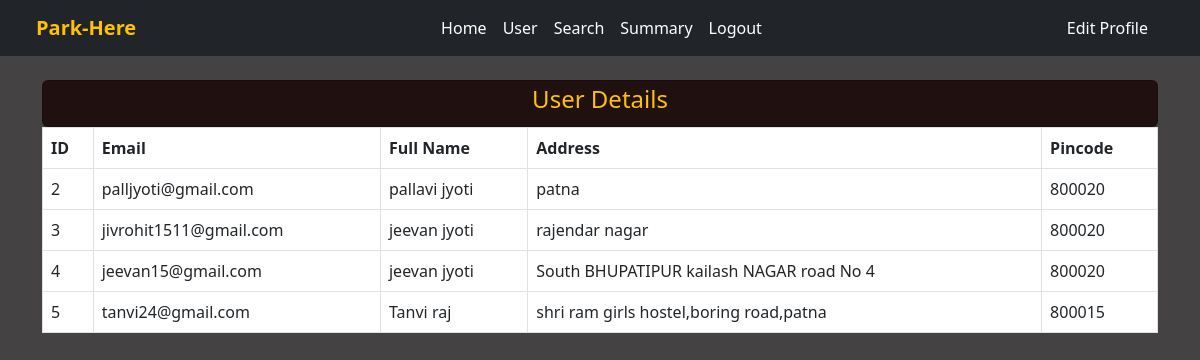
/admin/user (signed in), run on an earlier commit of the app's database.
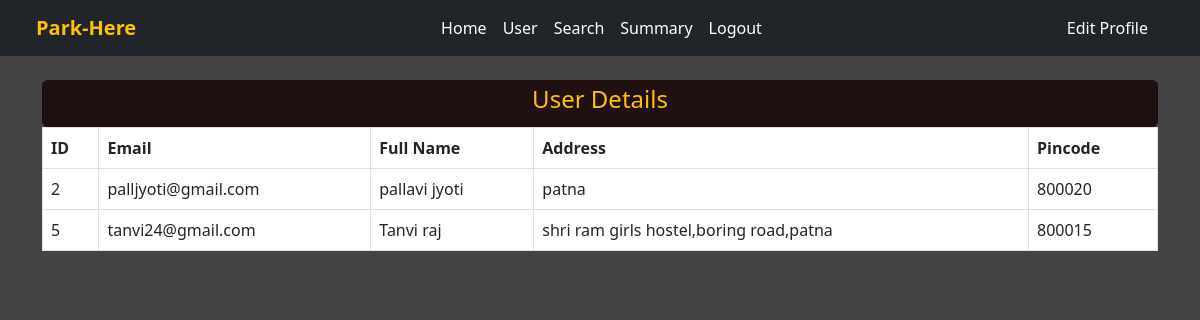
And on a later commit of the database.
### controllers/model.py (models this page shows)
class User(db.Model,UserMixin):
    id=db.Column(db.Integer,primary_key=True,autoincrement=True)
    name=db.Column(db.String(80),nullable=False)
    email=db.Column(db.String(100),nullable=False,unique=True)
    password=db.Column(db.String(50),nullable=False)
    address=db.Column(db.String(120),nullable=False)
    pincode=db.Column(db.Integer,nullable=False)
    is_admin=db.Column(db.Boolean,default=False)

### controllers/admin_route.py (the view)
@app.route("/admin/user")
@login_required
def reg_user():
    users=User.query.all()
    return render_template("reg_user.html",users=users)

### app.py (called while the page is built)
@login_manager.user_loader
def load_user(user_id):
    return User.query.get(user_id)

### templates/reg_user.html (shortened to what this page needs)
<!DOCTYPE html>
<html lang="en">
<head>
  <link href="https://cdn.jsdelivr.net/npm/bootstrap@5.3.0/dist/css/bootstrap.min.css" rel="stylesheet">
</head>
<body>
  <nav class="navbar navbar-expand-lg navbar-dark bg-dark px-4">
    <div class="container-fluid">
      <a class="navbar-brand fw-bold text-warning">Park-Here</a>
      <div class="collapse navbar-collapse justify-content-between" id="mainNavbar">
        <ul class="navbar-nav mx-auto mb-2 mb-lg-0">
          <li class="nav-item"><a class="nav-link" href="/admin">Home</a></li>
          <li class="nav-item"><a class="nav-link" href="/admin/user">User</a></li>
          <li class="nav-item"><a class="nav-link" href="/admin/search">Search</a></li>
          <li class="nav-item"><a class="nav-link" href="/admin/summary">Summary</a></li>
          <li class="nav-item"><a class="nav-link" href="/logout">Logout</a></li>
        </ul>
        <ul class="navbar-nav">
          <li class="nav-item">
            <a class="nav-link btn btn-warning text-dark px-3 py-1" href="/edit_profile">Edit Profile</a>
          </li>
        </ul>
      </div>
    </div>
  </nav>
  <div class="container mt-4">
    <div class="card mx-auto p-1" style="background-color: #201010;">
    <h4 class="text-center mb-6 text-warning">User Details</h4>
     </div>
    <table class="table table-bordered">
      <thead>
        <tr>
          <th>ID</th>
          <th>Email</th>
          <th>Full Name</th>
          <th>Address</th>
          <th>Pincode</th>
        </tr>
      </thead>
      <tbody>
        {% for user in users %}
         {% if not user.is_admin %}
         <tr>
           <td>{{ user.id }}</td>
           <td>{{ user.email }}</td>
           <td>{{ user.name }}</td>
           <td>{{ user.address }}</td>
           <td>{{ user.pincode }}</td>
         </tr>
         {% endif %}
        {% endfor %}
        </tbody>
    </table>
  </div>
</body>
</html>

What changed in the data, as far as the page shows it:
removed User: id "3", email "jivrohit1511@gmail.com", name "jeevan jyoti", address "rajendar nagar", pincode "800020"
removed User: id "4", email "jeevan15@gmail.com", name "jeevan jyoti", address "South BHUPATIPUR kailash NAGAR road No 4", pincode "800020"
